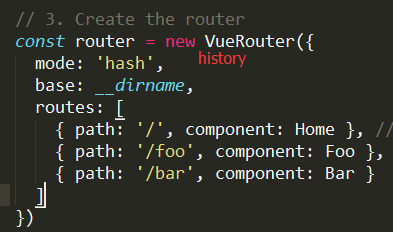
#> input picture PycharmProjects/学习用的/图像处理/form.jpg, 393 x 232 px
$ python '旋转图片.py'
#> lines starting #> are read from the running program, lines starting #| are printed output that depends on the picture
#Author：Alex.Zhang
import cv2
import numpy as np


def subimage(image , center , theta , width , height):
    theta *= np.pi / 180  # convert to rad
    v_x = (np.cos( theta ) , np.sin( theta ))
    v_y = (-np.sin( theta ) , np.cos( theta ))
    s_x = center[0] - v_x[0] * (width / 2) - v_y[0] * (height / 2)
    s_y = center[1] - v_x[1] * (width / 2) - v_y[1] * (height / 2)
    mapping = np.array( [[v_x[0] , v_y[0] , s_x] ,
                         [v_x[1] , v_y[1] , s_y]] )
    return cv2.warpAffine( image , mapping , (width , height) , flags=cv2.WARP_INVERSE_MAP ,
                           borderMode=cv2.BORDER_REPLICATE )


image = cv2.imread( 'form.jpg' )
#> image is the input picture: shape (232, 393, 3); mean B, G, R 43.6, 50, 49.3
image = subimage( image , center=(746 , 1104) , theta=0 , width=762 , height=428 )
#> in subimage, `return cv2.warpAffine( image , mapping , (width , height) , flags=cv2...`:
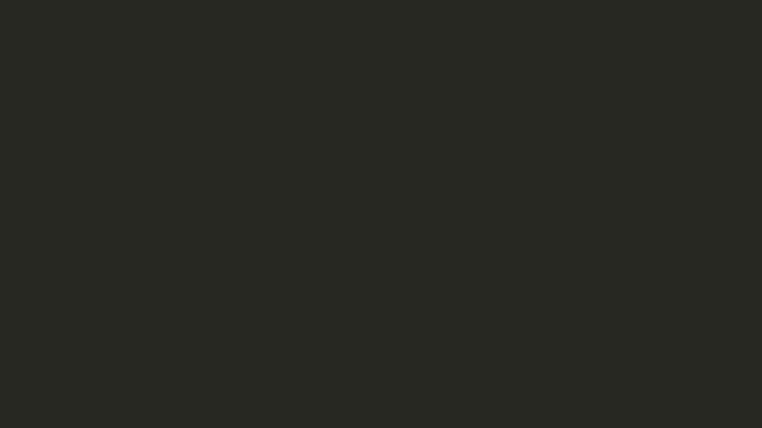
#> returned value: shape (428, 762, 3); mean of channels 0, 1, 2 34, 40, 39; drawn as B, G, R
# cv2.imwrite('patch.jpg', image)
cv2.imshow( 'patch.jpg' , image )
